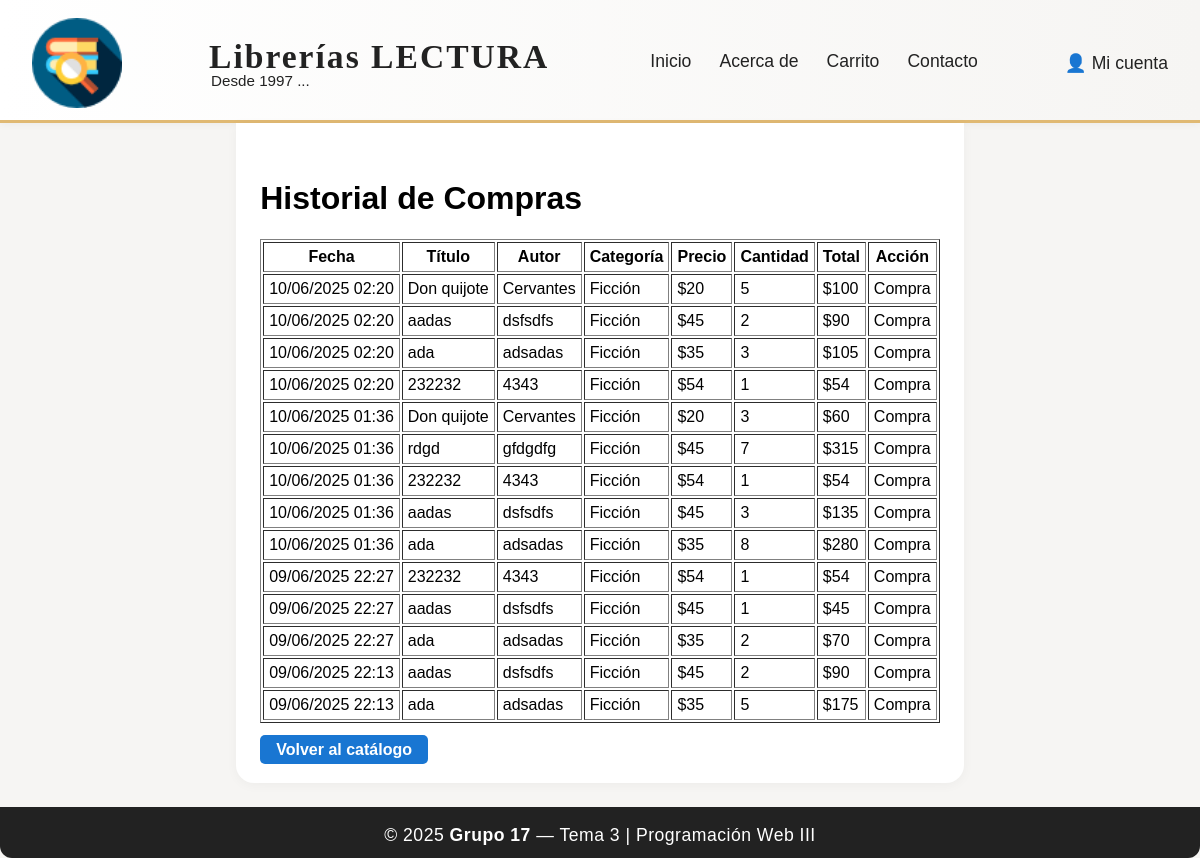
/historial/ (signed in), run on the app's committed database.
### app/models.py (models this page shows, shortened)
class Historial(models.Model):
    usuario = models.ForeignKey(User, on_delete=models.CASCADE, null=True, blank=True)
    titulo = models.CharField(max_length=100, null=True, blank=True)
    autor = models.CharField(max_length=100, null=True, blank=True)
    fecha_publicacion = models.DateField(null=True, blank=True)
    categoria = models.CharField(max_length=100, blank=True, null=True)
    precio = models.IntegerField(default=0, null=True, blank=True)
    cantidad = models.PositiveIntegerField(default=1, null=True, blank=True)
    total = models.IntegerField(default=0, null=True, blank=True)
    accion = models.CharField(max_length=100, null=True, blank=True)
    fecha = models.DateTimeField(auto_now_add=True, null=True, blank=True)

### app/views.py (the view)
# urls.py: path('historial/', views.historial_compras, name='historial_compras'),
@login_required
def historial_compras(request):
    historial = Historial.objects.filter(usuario=request.user).order_by('-fecha')
    return render(request, 'historial_compras.html', {'historial': historial})

### app/templates/historial_compras.html (shortened to what this page needs)
{% load static %}
<!DOCTYPE html>
<html lang="es">
<head>
    <link rel="stylesheet" href="{% static 'estilos.css' %}">
</head>
<body>
    <div class="layout-flex">
        <header class="main-header">
            <div class="header-content">
                <img src="{% static 'img/libreriaicon.png' %}" alt="Logo" class="logo-header">
                <div class="header-title">
                    <span class="logo-text">Librerías <strong>LECTURA</strong></span>
                    <span class="logo-sub">Desde 1997 ...</span>
                </div>
                <nav class="main-nav">
                    <a href="{% url 'inicio' %}">Inicio</a>
                    <a href="#">Acerca de</a>
                    <a href="{% url 'ver_carrito' %}">Carrito</a>
                    <a href="#">Contacto</a>
                </nav>
                <div class="user-menu">
                    <span>👤 Mi cuenta</span>
                </div>
            </div>
        </header>
        <main class="main-content">
            <h1>Historial de Compras</h1>
            <table border="1" cellpadding="5" style="margin-top: 20px;">
                <tr>
                    <th>Fecha</th>
                    <th>Título</th>
                    <th>Autor</th>
                    <th>Categoría</th>
                    <th>Precio</th>
                    <th>Cantidad</th>
                    <th>Total</th>
                    <th>Acción</th>
                </tr>
                {% if historial %}
                    {% for item in historial %}
                    <tr>
                        <td>{{ item.fecha|date:'d/m/Y H:i' }}</td>
                        <td>{{ item.titulo }}</td>
                        <td>{{ item.autor }}</td>
                        <td>{{ item.categoria }}</td>
                        <td>${{ item.precio }}</td>
                        <td>{{ item.cantidad }}</td>
                        <td>${{ item.total }}</td>
                        <td>{{ item.accion }}</td>
                    </tr>
                    {% endfor %}
                {% else %}
                    <tr><td colspan="8">No hay compras registradas.</td></tr>
                {% endif %}
            </table>
            <br>
            <a href="{% url 'catalogo_libros' %}" style="padding: 6px 16px; background: #1976d2; color: white; border-radius: 5px; text-decoration: none; font-weight: bold;">Volver al catálogo</a>
        </main>
        <footer class="main-footer">
            <span>&copy; 2025 <strong>Grupo 17</strong> — Tema 3 | Programación Web III</span>
        </footer>
    </div>
</body>
</html>

### app/static/estilos.css (style rules this page uses)
body { margin: 0; padding: 0; min-height: 100vh; font-family: Arial, sans-serif; background: #fff; }
.layout-flex { min-height: 100vh; display: flex; flex-direction: column; background: #f6f5f3; }
.main-header { background: linear-gradient(90deg, #fff 0%, #f6f5f3 100%); border-bottom: 3px solid #e0b973; box-shadow: 0 2px 8px rgba(0,0,0,0.04); }
.header-content { display: flex; align-items: center; justify-content: space-between; max-width: 1200px; margin: 0 auto; padding: 18px 32px 12px 32px; }
.logo-header { width: 90px; height: auto; margin-right: 18px; }
.header-title { display: flex; flex-direction: column; margin-right: 32px; }
.logo-text { font-size: 2.1em; font-family: 'Georgia', serif; font-weight: bold; color: #222; letter-spacing: 2px; }
.logo-sub { font-size: 0.95em; color: #222; margin-top: -4px; margin-left: 2px; }
.main-nav { display: flex; gap: 28px; }
.main-nav a { color: #222; font-weight: 500; text-decoration: none; font-size: 1.1em; transition: color 0.2s, border-bottom 0.2s; border-bottom: 2px solid transparent; padding-bottom: 2px; }
.user-menu { color: #222; font-size: 1.1em; font-weight: 500; margin-left: 18px; }
.main-content { flex: 1; max-width: 1100px; margin: 0 auto; padding: 36px 24px 24px 24px; background: #fff; border-radius: 0 0 18px 18px; box-shadow: 0 2px 12px rgba(0,0,0,0.04); }
.main-footer { background: #222; color: #fff; text-align: center; padding: 18px 0 12px 0; font-size: 1.1em; letter-spacing: 0.5px; border-radius: 0 0 12px 12px; margin-top: 24px; }

### data on the page
Historial: fecha "10/06/2025 02:20", titulo "Don quijote", autor "Cervantes", categoria "Ficción", precio "20", cantidad "5", total "100", accion "Compra"
Historial: fecha "10/06/2025 02:20", titulo "aadas", autor "dsfsdfs", categoria "Ficción", precio "45", cantidad "2", total "90", accion "Compra"
Historial: fecha "10/06/2025 02:20", titulo "ada", autor "adsadas", categoria "Ficción", precio "35", cantidad "3", total "105", accion "Compra"
Historial: fecha "10/06/2025 02:20", titulo "232232", autor "4343", categoria "Ficción", precio "54", cantidad "1", total "54", accion "Compra"
Historial: fecha "10/06/2025 01:36", titulo "Don quijote", autor "Cervantes", categoria "Ficción", precio "20", cantidad "3", total "60", accion "Compra"
Historial: fecha "10/06/2025 01:36", titulo "rdgd", autor "gfdgdfg", categoria "Ficción", precio "45", cantidad "7", total "315", accion "Compra"
Historial: fecha "10/06/2025 01:36", titulo "232232", autor "4343", categoria "Ficción", precio "54", cantidad "1", total "54", accion "Compra"
Historial: fecha "10/06/2025 01:36", titulo "aadas", autor "dsfsdfs", categoria "Ficción", precio "45", cantidad "3", total "135", accion "Compra"
Historial: fecha "10/06/2025 01:36", titulo "ada", autor "adsadas", categoria "Ficción", precio "35", cantidad "8", total "280", accion "Compra"
Historial: fecha "09/06/2025 22:27", titulo "232232", autor "4343", categoria "Ficción", precio "54", cantidad "1", total "54", accion "Compra"
Historial: fecha "09/06/2025 22:27", titulo "aadas", autor "dsfsdfs", categoria "Ficción", precio "45", cantidad "1", total "45", accion "Compra"
Historial: fecha "09/06/2025 22:27", titulo "ada", autor "adsadas", categoria "Ficción", precio "35", cantidad "2", total "70", accion "Compra"
Historial: fecha "09/06/2025 22:13", titulo "aadas", autor "dsfsdfs", categoria "Ficción", precio "45", cantidad "2", total "90", accion "Compra"
Historial: fecha "09/06/2025 22:13", titulo "ada", autor "adsadas", categoria "Ficción", precio "35", cantidad "5", total "175", accion "Compra"
